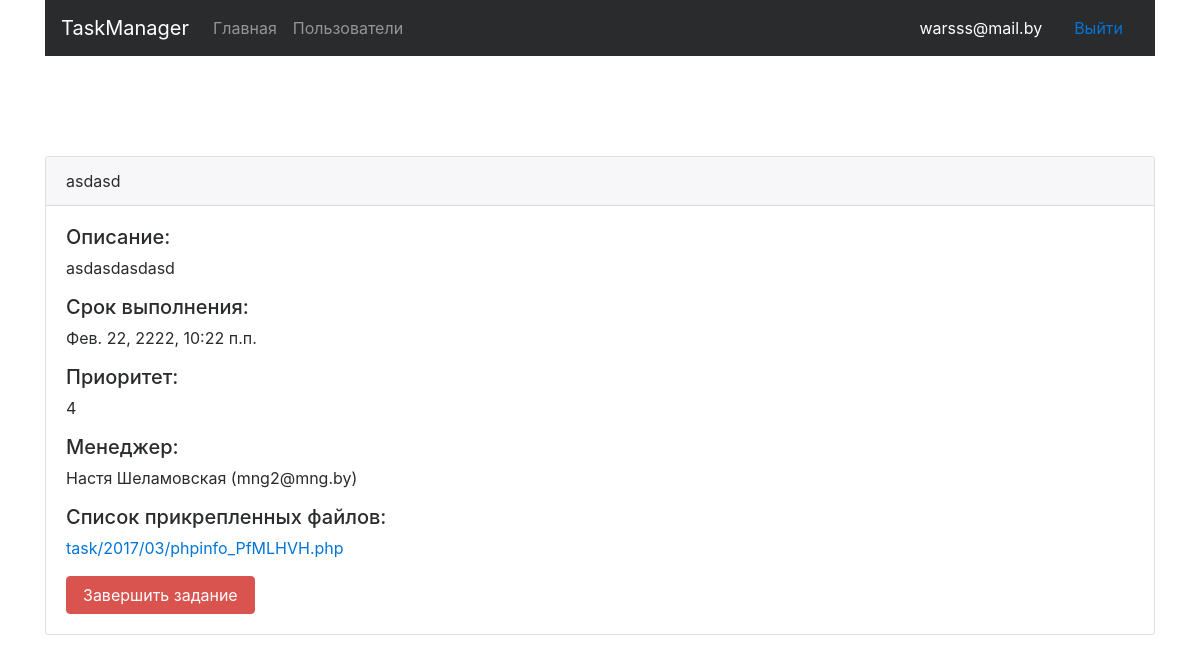
/project/23/task/23 (signed in), run on the app's committed database.
### User/models.py (models this page shows, shortened)
class User(AbstractBaseUser, PermissionsMixin, models.Model):
    email = models.EmailField(
        max_length=255,
        unique=True,
        db_index=True,
        verbose_name='Email'
    )
    password = models.CharField(
        verbose_name='Пароль',
        max_length=255
    )
    firstname = models.CharField(
        verbose_name='Имя',
        max_length=40,
        null=True,
        blank=True
    )
    lastname = models.CharField(
        verbose_name='Фамилия',
        max_length=40,
        null=True,
        blank=True
    )
    role = models.CharField(
        max_length=255,
        verbose_name='Права пользователя'
    )
    is_active = models.BooleanField(
        default=True,
        verbose_name='Активен'
    )
    is_admin = models.BooleanField(
        default=False,
        verbose_name='Админ'
    )
    is_superuser = models.BooleanField(
        default=False,
        verbose_name='Админ'
    )
    register_date = models.DateTimeField(
        auto_now_add=True,
        verbose_name='Дата регистрации'
    )
    USERNAME_FIELD = 'email'
    REQUIRED_FIELDS = []
    objects = UserManager()
    class Meta:
        ordering = ['-register_date']
        verbose_name = 'Пользователь'
        verbose_name_plural = 'Пользователи'

### Task/models.py (models this page shows, shortened)
class Task(models.Model):
    title = models.CharField(max_length=100, verbose_name='Заголовок')
    description = models.TextField(verbose_name='Описание')
    priority = models.SmallIntegerField(verbose_name='Важность')
    is_active = models.BooleanField(default=True)
    due_date = models.DateTimeField(default=(timezone.now() + timedelta(weeks=1)))
    create_manager = models.ForeignKey(settings.AUTH_USER_MODEL, verbose_name='Менеджер', related_name='manager', null=True)
    developer = models.ForeignKey(settings.AUTH_USER_MODEL, verbose_name='Разработчик', related_name='developer', null=True)
    project = models.ForeignKey(Project,verbose_name='Проект', null=True)
    date_create = models.DateTimeField(default=datetime.now(), verbose_name='Дата создания')
    class Meta:
        ordering = ['-is_active','-date_create']
        verbose_name = 'Задание'
        verbose_name_plural = 'Задания'

class TaskFiles(models.Model):
    task = models.ForeignKey(Task)
    files = models.FileField(upload_to='task/%Y/%m', verbose_name='Файлы')
    date_create = models.DateTimeField(auto_now_add=True, verbose_name='Дата создания')
    class Meta:
        verbose_name = 'Файл'
        verbose_name_plural = 'Файлы'

### Task/views.py (the view)
# urls.py: url(r'^task/(?P<pk>\d+)$', login_required(TaskDetail.as_view()), name='task_detail'),
class TaskDetail(DetailView):
    model = Task
    template_name = 'task/task_detail.html'
    developer = None
    manager = None
    def get(self, request, *args, **kwargs):
        try:
            if request.user.role == "Developer":
                self.developer = Task.objects.get(developer=request.user, pk=self.kwargs['pk'])
            self.manager = Project.objects.filter(users=request.user, pk=self.kwargs['pk_project'])
        except:
            raise Http404
        if  self.manager or self.developer or request.user.is_admin:
            return super(TaskDetail, self).get(request, *args, **kwargs)
        else:
            return redirect(reverse("task_main", kwargs={"pk_project": self.kwargs['pk_project']}))
    def get_context_data(self, **kwargs):
        context = super(TaskDetail, self).get_context_data(**kwargs)
        context['files'] = TaskFiles.objects.filter(task=self.kwargs['pk'])
        context['pk_project'] = self.kwargs['pk_project']
        return context

### templates/task/task_detail.html (shortened to what this page needs)
{% extends 'base.html' %}
{% block content %}
    <div class="container form-cont">
        <div class="card">
              <div class="card-header">
                  {{ task.title }}
              </div>
              <div class="card-block">
                    <h5>Описание:</h5>
                    <p class="card-text">{{ task.description }}</p>
                    <h5>Срок выполнения:</h5>
                    <p class="card-text">{{ task.due_date }}</p>
                    <h5>Приоритет:</h5>
                    <p class="card-text">{{ task.priority }}</p>
                    <h5>Менеджер:</h5>
                    <p class="card-text">{{ task.create_manager.firstname }} {{ task.create_manager.lastname }} ({{ task.create_manager.email }})</p>
                    <h5>Список прикрепленных файлов:</h5>
                    <p class="card-text">
                        {% for file in files %}
                            <a href="{{ file.files.url }}">{{ file.files.name }}</a><br>
                        {% endfor %}
                    </p>
                    {% if task.is_active == 1 %}
                        <a href="{% url 'task_end' pk=task.id pk_project=pk_project %}" class="btn btn-danger">Завершить задание</a>
                    {% endif %}
              </div>
        </div>
    </div>
{% endblock %}

### templates/base.html (shortened to what this page needs)
{% load staticfiles %}
<!doctype html>
<html>
    <head>
        <link type="text/css" href="{% static 'css/main.css' %}" rel="stylesheet">
        <link type="text/css" href="{% static 'css/bootstrap.min.css' %}" rel="stylesheet">
    </head>
    <body>
        {% if user.is_authenticated %}
        <div class="container">
            <nav class="navbar navbar-toggleable-md navbar-inverse bg-inverse">
                <a class="navbar-brand" href="{% url 'main' %}">TaskManager</a>
                <div class="collapse navbar-collapse" id="navbarColor01">
                    <ul class="navbar-nav mr-auto">
                        {% url "main" as page_url %}
                        <li class="nav-item {% if page_url == current_url %}active{% endif %}">
                            <a class="nav-link" href="{% url 'main' %}">Главная</a>
                        </li>
                        {% if user.role == "Manager" or user.is_admin %}
                            {% url "users" as page_users %}
                            <li class="nav-item {% if page_users == current_url %}active{% endif %}">
                                <a class="nav-link" href="{% url "users" %}">Пользователи</a>
                            </li>
                        {% endif %}
                    </ul>
                    <a class="nav-link" style="color: white">{{ user.email }}</a>
                    <a class="nav-link" href="{% url 'logout' %}">Выйти</a>
                </div>
            </nav>
        </div>
        {% endif %}
        {% block content %}
        {% endblock %}
    </body>
</html>

### static/css/main.css (style rules this page uses)
.form-cont { margin-top: 100px; }

### data on the page
User: email "warsss@mail.by"
Task: title "asdasd", description "asdasdasdasd", due_date "Фев. 22, 2222, 10:22 п.п.", priority "4", create_manager.firstname "Настя", create_manager.lastname "Шеламовская", create_manager.email "mng2@mng.by"
TaskFiles: files.name "task/2017/03/phpinfo_PfMLHVH.php"
